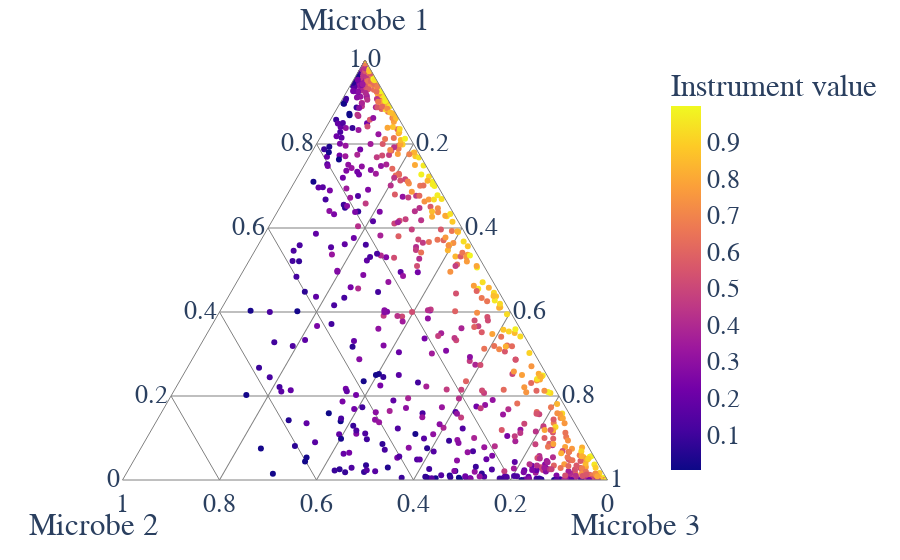

Write notebook code for a chart like this one.
### Markdown cell above
## Ternary Plot

### Code cell
if p == 3:
    df = pd.DataFrame(X_sim, columns=["Microbe 1", "Microbe 2", "Microbe 3"])
    fig = px.scatter_ternary(df, a='Microbe 1', 
                             b='Microbe 2', 
                             c='Microbe 3',
                             color=Z_sim[:, 0].squeeze(),
                            labels={"color": "Instrument value"})

    fig = update_layout_px(fig)
    #ig.update_layout(gridcolor="gray")
    fig.write_image(os.path.join(fig_path,identifier+"_Ternary0.pdf" ))
    fig.show()

### Figure 1 — Plotly figure (JSON) as saved in the notebook; plotly's stock layout.template omitted (floating-point values rounded to 4 significant figures; data arrays with more than 128 entries replaced by an {"elided": "..."} marker saying what was removed)
{"data": [{"a": {"elided": "1000 float values"}, "b": {"elided": "1000 float values"}, "c": {"elided": "1000 float values"}, "hovertemplate": "Microbe 1=%{a}<br>Microbe 2=%{b}<br>Microbe 3=%{c}<br>Instrument value=%{marker.color}<extra></extra>", "legendgroup": "", "marker": {"color": {"elided": "1000 float values"}, "coloraxis": "coloraxis", "symbol": "circle"}, "mode": "markers", "name": "", "showlegend": false, "subplot": "ternary", "type": "scatterternary"}], "layout": {"autosize": true, "coloraxis": {"colorbar": {"title": {"text": "Instrument value"}}, "colorscale": [[0, "#0d0887"], [0.1111, "#46039f"], [0.2222, "#7201a8"], [0.3333, "#9c179e"], [0.4444, "#bd3786"], [0.5556, "#d8576b"], [0.6667, "#ed7953"], [0.7778, "#fb9f3a"], [0.8889, "#fdca26"], [1, "#f0f921"]]}, "font": {"family": "serif", "size": 26}, "legend": {"tracegroupgap": 0}, "margin": {"t": 60}, "paper_bgcolor": "rgba(0, 0, 0, 0)", "plot_bgcolor": "rgba(0, 0, 0, 0)", "ternary": {"aaxis": {"gridcolor": "grey", "linecolor": "grey", "title": {"text": "Microbe 1"}}, "baxis": {"gridcolor": "grey", "linecolor": "grey", "title": {"text": "Microbe 2"}}, "bgcolor": "rgba(0, 0, 0, 0)", "caxis": {"gridcolor": "grey", "linecolor": "grey", "title": {"text": "Microbe 3"}}, "domain": {"x": [0, 1], "y": [0, 1]}}, "xaxis": {"linecolor": "black", "linewidth": 2, "showline": true}, "yaxis": {"linecolor": "black", "linewidth": 2, "showline": true}}}
